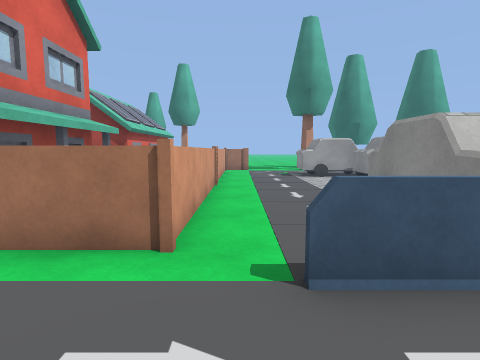
View 1 (above)

18 first-person views from a walk through a 3-D level made in the Unity game engine. The camera is 1.2 m above the floor, tilts 6° down and sees 80° across. The floor is counted in squares, 1 m on a side. Each view is taken from the middle of a square. On the plan, view 1 faces up. The plan holds only what a view shows up to about 13 squares ahead; the rest is blank. The place goes on beyond the plan. Some surface patterns are stand-ins.

View 2
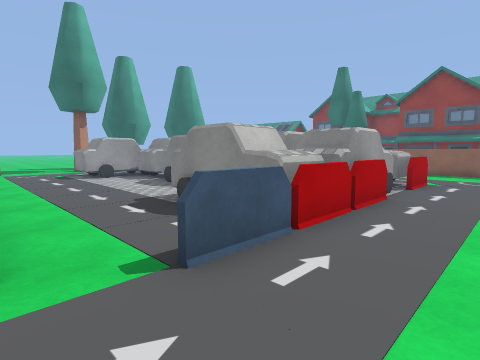

View 3
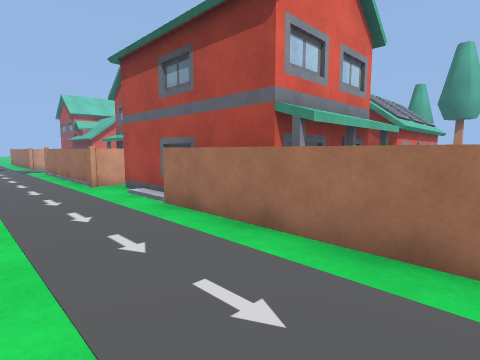

View 4
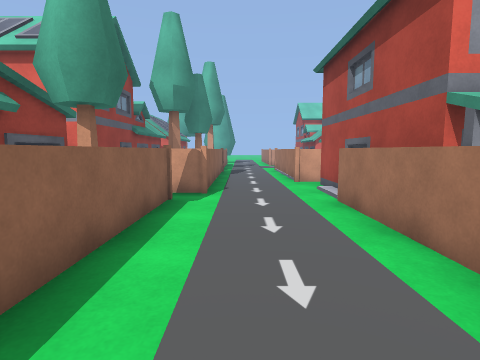

View 5
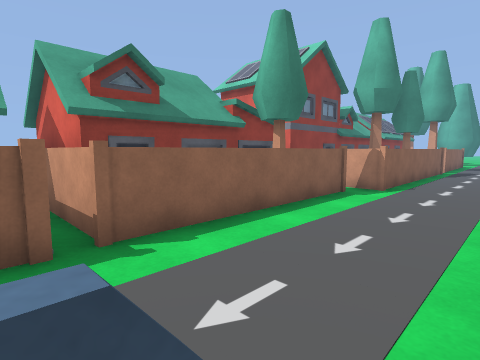

View 6
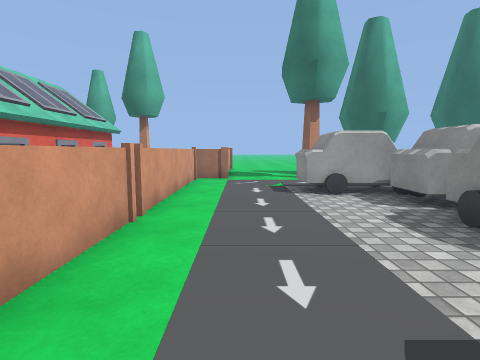

View 7
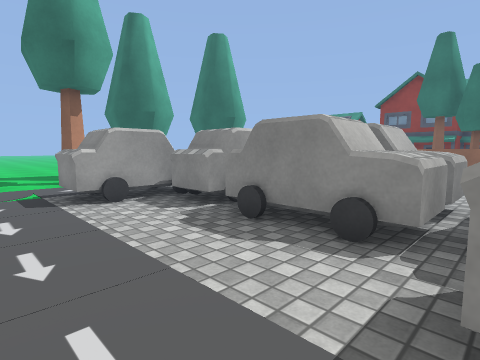

View 8
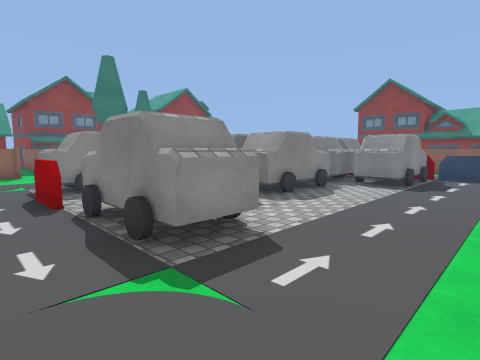

View 9
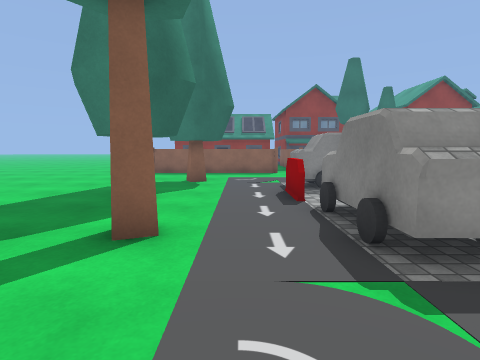

View 10
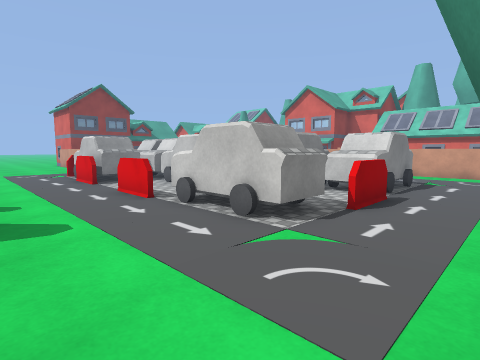

View 11
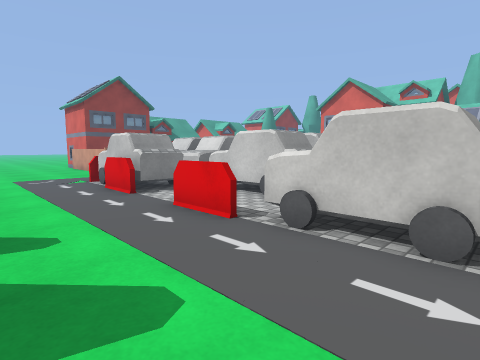

View 12
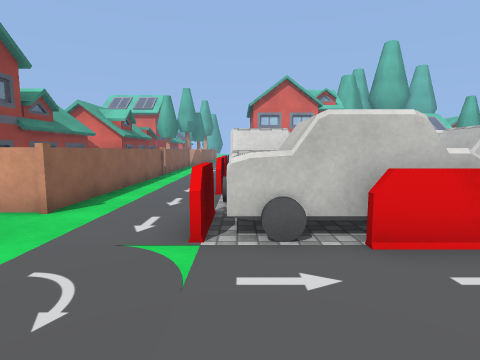

View 13
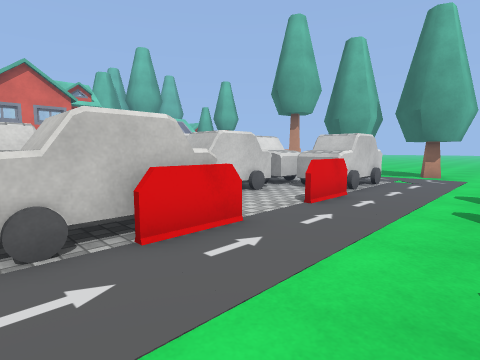

View 14
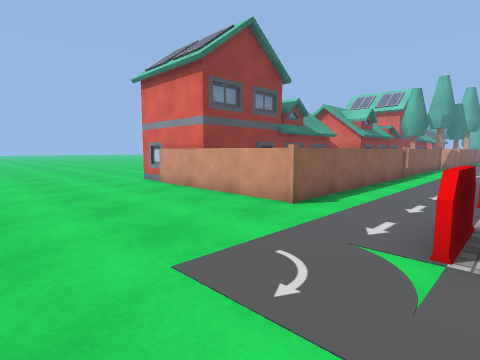

View 15
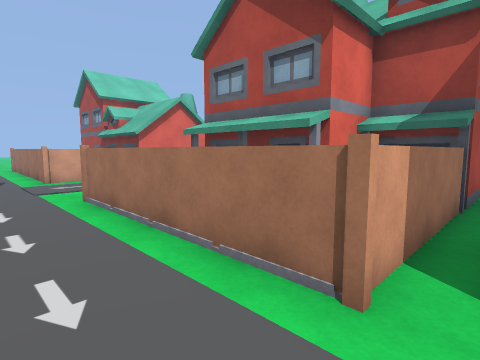

View 16
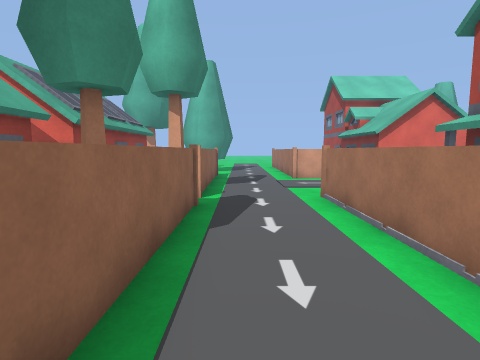

View 17
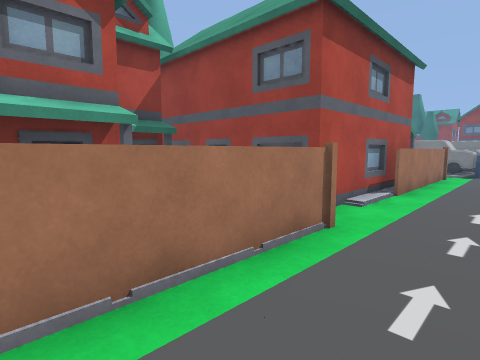

View 18
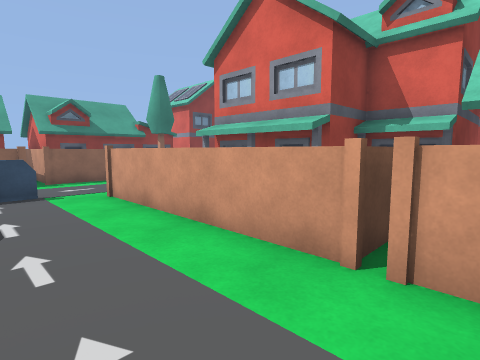

### Floor plan
Key: @ floor where view 1 was taken; # wall or solid block; . floor; = window, fence, low wall or low ledge; H house; C car; T tree; O other object.
Columns run from 16 left of view 1 to 14 right of it. Each row starts with its distance up from view 1.
 18                  ...T. T#.###.
 17                ##...T.....T##..
 16             H  O..............
 15             H  O.......==......
 14             H  O...CCCC==CC....
 13             H  O...CCCC..CC....
 12             H  O.....CCCCCC....
 11        T   #H  O.....CCCCCC....
 10      ##### HH  O.....CCCC..=...
  9      ##   #H   O.....CCCC..=...
  8    #HH#   ###H O.....CCCC......
  7    # O#     #H O.....CCCC......
  6 HHHH O#     #H O...CCCCCCCCO...
  5      O#     #H O...CCCCCCCCO...
  4      O#######H O...CCCCC CC...
  3 OOOOOO....OOOOOO...CCCCCCCC....
  2 .................OO====..==....
  1 ...............................
  0 #########.......@..............
 -1         #OOOOOOOO########......
 -2         #  T    O       =......
 -3         #HH#HH##O       =......
 -4         #      #OHH######.....
 -5                #        #.....
 -6                #        #.....
 -7  HHH           H        #.....
 -8                         #.....
 -9                         ......
-10                          .....
-11                           ....
-12                            ...

Positions as (right, up) in squares from view 1, and headings:
1: (0, 0), facing up
2: (-1, 0), facing up-right
3: (-1, 0), facing up-left
4: (0, 1), facing left
5: (1, 3), facing down-left
6: (1, 5), facing up
7: (1, 6), facing up-right
8: (0, 16), facing down-right
9: (0, 16), facing right
10: (14, 17), facing down-left
11: (14, 14), facing down-left
12: (14, 3), facing left
13: (14, 3), facing up-left
14: (14, 3), facing down-left
15: (-10, 1), facing up-left
16: (-10, 1), facing left
17: (-15, 1), facing up-right
18: (2, 11), facing down-left
